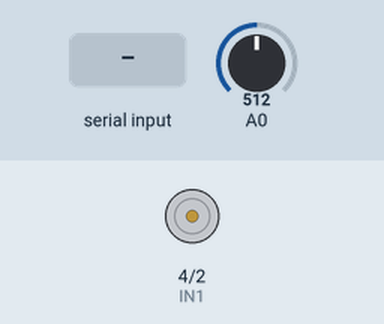
This sketch was run on a simulated Arduino Uno, built with avr-gcc and run on an emulated ATmega328P. On the bench: motor-driver pin pairs drawn as motors (green arrow = first pin HIGH = forward, orange = second pin HIGH = backward, longer = more drive, scaled by the enable pin). Inputs (shaded band) come from the test bench; at power-on: A0 = 512. What the sketch prints to the serial monitor is not drawn.

Above: at 1.2 s.
1.3 s: "90,45\n" received over Serial
At 2.1 s:
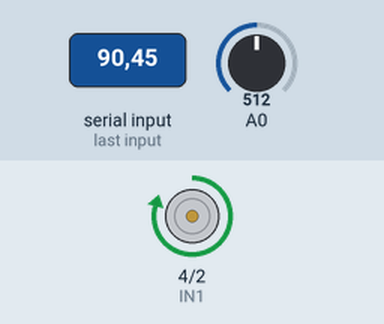
3.8 s: "5\n" received over Serial
At 4.4 s:
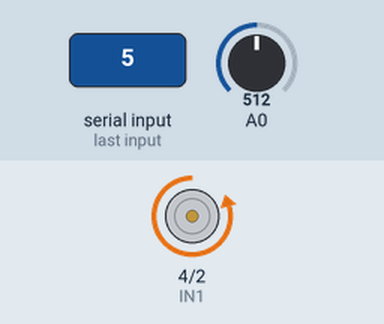
Timing chart, 0 to 6.8 s (numbered marks = the images above; inputs shaded):
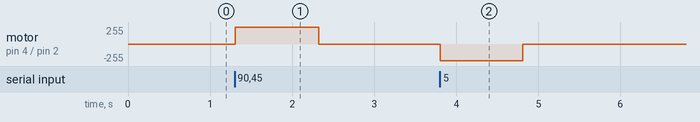

The sketch:

PID.ino
```cpp
int IN1 = 4;        ////IN1 = 1, ENA = 1, IN2 = 0 Motor Izquierda
int IN2 = 2;        //IN1 = 0, ENA = 1, IN2 = 1 Motor Izquierda
int ENA = 3;        //ENA = 0 Motro apagado
float SIR;
int Distance;
int DistanceSt = 0;
int adc_raw = 0;
String SetPoint;
int SetPointINT;
int Velocity = 250;
#define alpha 0.05

void setup()
{
  Serial.begin(9600);
  pinMode(IN1, OUTPUT);
  pinMode(IN2, OUTPUT);
  pinMode(ENA, OUTPUT);
}

void loop()
{
  adc_raw = analogRead(A0);
  SIR = (alpha * adc_raw) + ((1-alpha) * SIR);
  Distance = pow(10, log10(SIR/1821.2)/-0.65);

  if(Distance != 0)
  {
    DistanceSt = Distance;
  }

  Serial.println(DistanceSt);

  if(Serial.available())
  {
     SetPoint = Serial.parseInt();
     SetPointINT = SetPoint.toInt();

     if(SetPointINT < 4)
     {
        Stop();
     }
     else
     {
        Movimientos();
     }
  }
    delay(10);
}
```

ConditionsMov.ino
```cpp
void Movimientos()
{
   if(SetPointINT < DistanceSt)
   {
     Left();
   }
   if(SetPointINT > DistanceSt)
   {
     Right();
   }
   if(SetPointINT == DistanceSt)
   {
     Stop();
   }
}
```

Direcciones.ino
```cpp
void Left(){
  analogWrite(ENA, Velocity);
  digitalWrite(IN1, LOW);
  digitalWrite(IN2, HIGH);
}

void Right(){
  analogWrite(ENA, Velocity);
  digitalWrite(IN1, HIGH);
  digitalWrite(IN2, LOW);
}

void Stop(){
  analogWrite(ENA, 0);
  digitalWrite(IN1, LOW);
  digitalWrite(IN2, LOW);
}
```

Measured:
- after the input at 1.3 s, motor on pin 4 (IN1) / pin 2 (IN2): stopped → forward 250/255 at once, → stopped 1.0 s later
- after the input at 3.8 s, motor on pin 4 (IN1) / pin 2 (IN2): stopped → backward 250/255 at once, → stopped 1.0 s later
